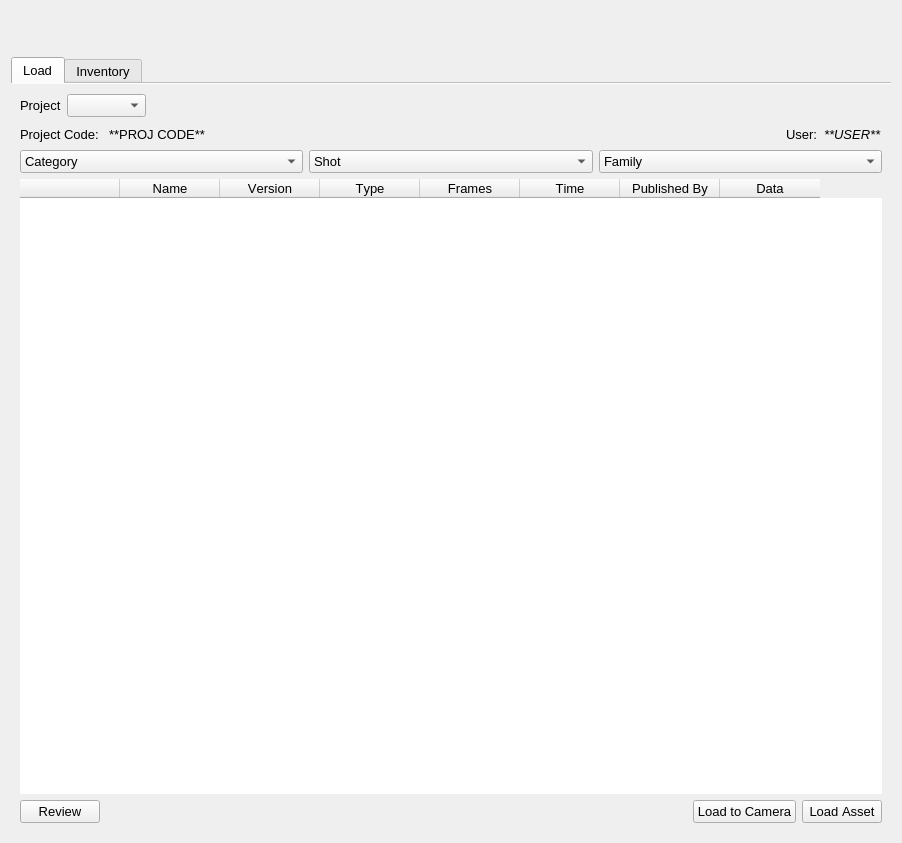
<?xml version="1.0" encoding="UTF-8"?>
<ui version="4.0">
 <class>Form</class>
 <widget class="QWidget" name="Form">
  <property name="windowModality">
   <enum>Qt::NonModal</enum>
  </property>
  <property name="geometry">
   <rect>
    <x>0</x>
    <y>0</y>
    <width>902</width>
    <height>843</height>
   </rect>
  </property>
  <property name="sizePolicy">
   <sizepolicy hsizetype="Maximum" vsizetype="Maximum">
    <horstretch>0</horstretch>
    <verstretch>0</verstretch>
   </sizepolicy>
  </property>
  <property name="windowTitle">
   <string>Form</string>
  </property>
  <layout class="QGridLayout" name="gridLayout_2">
   <item row="0" column="0">
    <widget class="QLabel" name="op_browser_label">
     <property name="enabled">
      <bool>true</bool>
     </property>
     <property name="minimumSize">
      <size>
       <width>0</width>
       <height>40</height>
      </size>
     </property>
     <property name="styleSheet">
      <string notr="true">image: url(C:/Program Files (x86)/OpenPype/3.16.1/openpype/resources/icons/openpype_browser.png);</string>
     </property>
     <property name="text">
      <string/>
     </property>
    </widget>
   </item>
   <item row="1" column="0">
    <widget class="QTabWidget" name="browser_tab">
     <property name="font">
      <font>
       <pointsize>10</pointsize>
       <weight>50</weight>
       <bold>false</bold>
       <kerning>false</kerning>
      </font>
     </property>
     <property name="contextMenuPolicy">
      <enum>Qt::NoContextMenu</enum>
     </property>
     <property name="autoFillBackground">
      <bool>false</bool>
     </property>
     <property name="tabPosition">
      <enum>QTabWidget::North</enum>
     </property>
     <property name="tabShape">
      <enum>QTabWidget::Rounded</enum>
     </property>
     <property name="currentIndex">
      <number>0</number>
     </property>
     <property name="iconSize">
      <size>
       <width>16</width>
       <height>25</height>
      </size>
     </property>
     <property name="elideMode">
      <enum>Qt::ElideLeft</enum>
     </property>
     <property name="documentMode">
      <bool>true</bool>
     </property>
     <property name="tabsClosable">
      <bool>false</bool>
     </property>
     <widget class="QWidget" name="load_tab">
      <property name="font">
       <font>
        <pointsize>10</pointsize>
        <weight>50</weight>
        <bold>false</bold>
        <kerning>false</kerning>
       </font>
      </property>
      <property name="cursor">
       <cursorShape>ArrowCursor</cursorShape>
      </property>
      <property name="focusPolicy">
       <enum>Qt::NoFocus</enum>
      </property>
      <attribute name="icon">
       <iconset>
        <activeon>C:/Program Files (x86)/OpenPype/3.16.1/openpype/resources/icons/loader.png</activeon>
       </iconset>
      </attribute>
      <attribute name="title">
       <string>Load</string>
      </attribute>
      <layout class="QGridLayout" name="gridLayout">
       <item row="3" column="0">
        <widget class="QTableWidget" name="browser_table">
         <property name="frameShape">
          <enum>QFrame::NoFrame</enum>
         </property>
         <property name="dragEnabled">
          <bool>false</bool>
         </property>
         <property name="dragDropOverwriteMode">
          <bool>false</bool>
         </property>
         <property name="dragDropMode">
          <enum>QAbstractItemView::DragDrop</enum>
         </property>
         <property name="defaultDropAction">
          <enum>Qt::CopyAction</enum>
         </property>
         <property name="alternatingRowColors">
          <bool>true</bool>
         </property>
         <property name="selectionBehavior">
          <enum>QAbstractItemView::SelectRows</enum>
         </property>
         <property name="gridStyle">
          <enum>Qt::NoPen</enum>
         </property>
         <property name="cornerButtonEnabled">
          <bool>false</bool>
         </property>
         <property name="rowCount">
          <number>0</number>
         </property>
         <attribute name="horizontalHeaderHighlightSections">
          <bool>false</bool>
         </attribute>
         <attribute name="verticalHeaderVisible">
          <bool>false</bool>
         </attribute>
         <attribute name="verticalHeaderHighlightSections">
          <bool>false</bool>
         </attribute>
         <column>
          <property name="text">
           <string/>
          </property>
         </column>
         <column>
          <property name="text">
           <string>Name</string>
          </property>
         </column>
         <column>
          <property name="text">
           <string>Version</string>
          </property>
         </column>
         <column>
          <property name="text">
           <string>Type</string>
          </property>
         </column>
         <column>
          <property name="text">
           <string>Frames</string>
          </property>
         </column>
         <column>
          <property name="text">
           <string>Time</string>
          </property>
         </column>
         <column>
          <property name="text">
           <string>Published By</string>
          </property>
         </column>
         <column>
          <property name="text">
           <string>Data</string>
          </property>
         </column>
        </widget>
       </item>
       <item row="1" column="0">
        <layout class="QHBoxLayout" name="horizontalLayout_2">
         <item>
          <widget class="QLabel" name="job_code_label">
           <property name="text">
            <string>Project Code: </string>
           </property>
          </widget>
         </item>
         <item>
          <widget class="QLabel" name="db_job_code_label">
           <property name="text">
            <string>**PROJ CODE**</string>
           </property>
          </widget>
         </item>
         <item>
          <spacer name="code_spacer">
           <property name="orientation">
            <enum>Qt::Horizontal</enum>
           </property>
           <property name="sizeHint" stdset="0">
            <size>
             <width>40</width>
             <height>20</height>
            </size>
           </property>
          </spacer>
         </item>
         <item>
          <widget class="QLabel" name="user_label">
           <property name="text">
            <string>User:</string>
           </property>
          </widget>
         </item>
         <item>
          <widget class="QLabel" name="db_user_label">
           <property name="font">
            <font>
             <pointsize>10</pointsize>
             <weight>50</weight>
             <italic>true</italic>
             <bold>false</bold>
             <kerning>false</kerning>
            </font>
           </property>
           <property name="text">
            <string>**USER**</string>
           </property>
           <property name="textFormat">
            <enum>Qt::AutoText</enum>
           </property>
          </widget>
         </item>
        </layout>
       </item>
       <item row="4" column="0">
        <layout class="QHBoxLayout" name="horizontalLayout_4">
         <item>
          <widget class="QPushButton" name="review_button">
           <property name="enabled">
            <bool>true</bool>
           </property>
           <property name="text">
            <string>Review</string>
           </property>
          </widget>
         </item>
         <item>
          <spacer name="horizontalSpacer">
           <property name="orientation">
            <enum>Qt::Horizontal</enum>
           </property>
           <property name="sizeHint" stdset="0">
            <size>
             <width>40</width>
             <height>20</height>
            </size>
           </property>
          </spacer>
         </item>
         <item>
          <widget class="QPushButton" name="load_to_cam_button">
           <property name="text">
            <string>Load to Camera</string>
           </property>
          </widget>
         </item>
         <item>
          <widget class="QPushButton" name="load_button">
           <property name="sizePolicy">
            <sizepolicy hsizetype="Maximum" vsizetype="Fixed">
             <horstretch>0</horstretch>
             <verstretch>0</verstretch>
            </sizepolicy>
           </property>
           <property name="text">
            <string>Load Asset</string>
           </property>
          </widget>
         </item>
        </layout>
       </item>
       <item row="0" column="0">
        <layout class="QHBoxLayout" name="horizontalLayout">
         <item>
          <widget class="QLabel" name="job_label">
           <property name="text">
            <string>Project</string>
           </property>
          </widget>
         </item>
         <item>
          <widget class="QComboBox" name="projects_combo"/>
         </item>
         <item>
          <widget class="QLabel" name="library_label">
           <property name="enabled">
            <bool>true</bool>
           </property>
           <property name="minimumSize">
            <size>
             <width>32</width>
             <height>25</height>
            </size>
           </property>
           <property name="font">
            <font>
             <pointsize>8</pointsize>
             <kerning>true</kerning>
            </font>
           </property>
           <property name="toolTip">
            <string extracomment="This is a Library"/>
           </property>
           <property name="whatsThis">
            <string extracomment="This is a Library"/>
           </property>
           <property name="styleSheet">
            <string notr="true">image: url(C:/Program Files (x86)/OpenPype/3.16.1/openpype/resources/icons/folder-favorite3.png);</string>
           </property>
           <property name="text">
            <string/>
           </property>
           <property name="scaledContents">
            <bool>false</bool>
           </property>
          </widget>
         </item>
         <item>
          <spacer name="proj_spacer">
           <property name="orientation">
            <enum>Qt::Horizontal</enum>
           </property>
           <property name="sizeHint" stdset="0">
            <size>
             <width>40</width>
             <height>20</height>
            </size>
           </property>
          </spacer>
         </item>
        </layout>
       </item>
       <item row="2" column="0">
        <layout class="QHBoxLayout" name="horizontalLayout_3">
         <item>
          <widget class="QComboBox" name="sequence_combo">
           <item>
            <property name="text">
             <string>Category</string>
            </property>
           </item>
          </widget>
         </item>
         <item>
          <widget class="QComboBox" name="shot_combo">
           <item>
            <property name="text">
             <string>Shot</string>
            </property>
           </item>
          </widget>
         </item>
         <item>
          <widget class="QComboBox" name="family_combo">
           <item>
            <property name="text">
             <string>Family</string>
            </property>
           </item>
          </widget>
         </item>
        </layout>
       </item>
      </layout>
     </widget>
     <widget class="QWidget" name="inventory_tab">
      <attribute name="icon">
       <iconset>
        <activeon>C:/Program Files (x86)/OpenPype/3.16.1/openpype/resources/icons/inventory.png</activeon>
       </iconset>
      </attribute>
      <attribute name="title">
       <string>Inventory</string>
      </attribute>
      <layout class="QGridLayout" name="gridLayout_4">
       <item row="0" column="0">
        <layout class="QGridLayout" name="gridLayout_3">
         <item row="0" column="0">
          <widget class="QTableWidget" name="tableWidget">
           <attribute name="verticalHeaderVisible">
            <bool>false</bool>
           </attribute>
           <attribute name="verticalHeaderHighlightSections">
            <bool>false</bool>
           </attribute>
           <column>
            <property name="text">
             <string/>
            </property>
           </column>
           <column>
            <property name="text">
             <string>Project</string>
            </property>
           </column>
           <column>
            <property name="text">
             <string>Library</string>
            </property>
           </column>
           <column>
            <property name="text">
             <string>Name</string>
            </property>
           </column>
           <column>
            <property name="text">
             <string>Version</string>
            </property>
           </column>
           <column>
            <property name="text">
             <string>Family</string>
            </property>
           </column>
           <column>
            <property name="text">
             <string>Type</string>
            </property>
           </column>
           <column>
            <property name="text">
             <string>Node</string>
            </property>
           </column>
          </widget>
         </item>
         <item row="1" column="0">
          <layout class="QHBoxLayout" name="horizontalLayout_5">
           <item>
            <widget class="QPushButton" name="pushButton_2">
             <property name="text">
              <string>Update All Assets</string>
             </property>
            </widget>
           </item>
           <item>
            <spacer name="horizontalSpacer_2">
             <property name="orientation">
              <enum>Qt::Horizontal</enum>
             </property>
             <property name="sizeHint" stdset="0">
              <size>
               <width>40</width>
               <height>20</height>
              </size>
             </property>
            </spacer>
           </item>
           <item>
            <widget class="QPushButton" name="pushButton">
             <property name="text">
              <string>Update Assets</string>
             </property>
            </widget>
           </item>
          </layout>
         </item>
        </layout>
       </item>
      </layout>
     </widget>
    </widget>
   </item>
  </layout>
 </widget>
 <resources>
  <include location="ayon_logo.qrc"/>
  <include location="op_folder_icon.qrc"/>
  <include location="op_browser_logo.qrc"/>
  <include location="op_logo.qrc"/>
 </resources>
 <connections/>
</ui>
